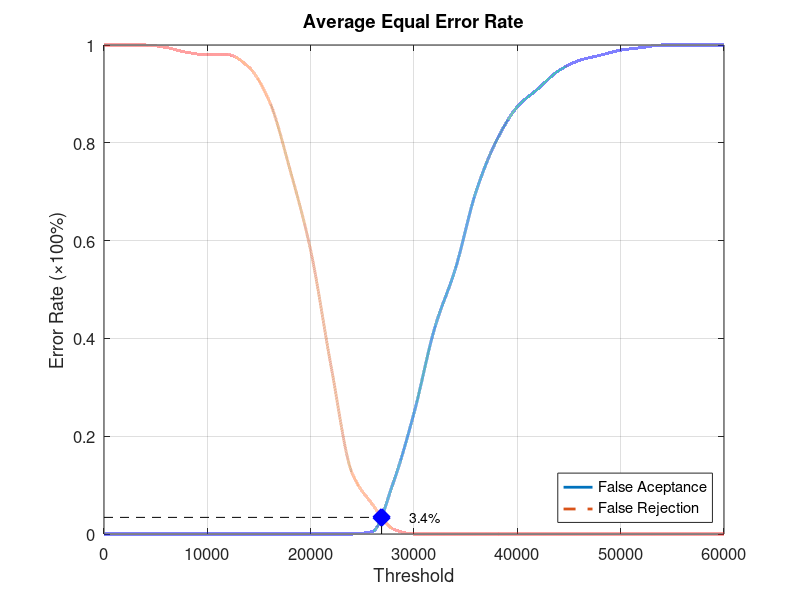
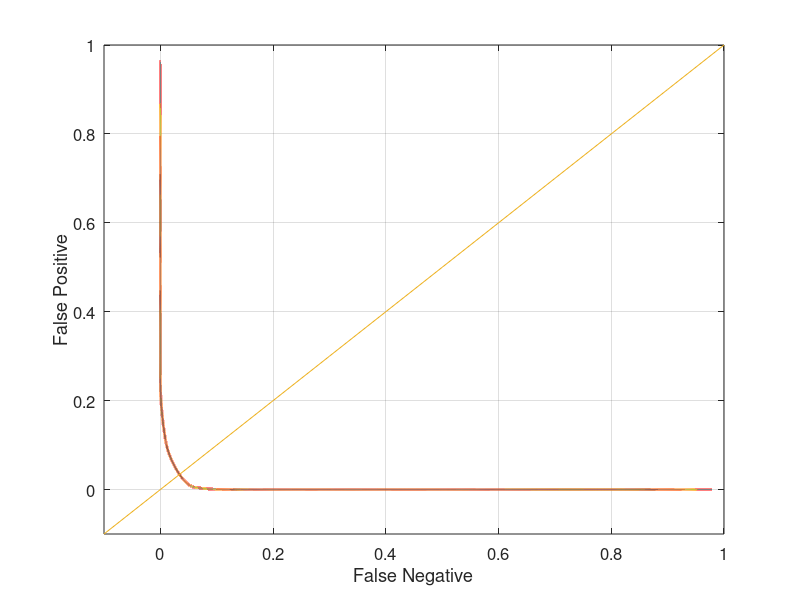

These charts were generated, in order, by the following MATLAB code:
function yEER = Database4_4
close all;
clear;
clc;
x = 0:2000:60000;
xq = 0:0.5:60000;

y0 = [0 0 0 0 0 0 0 0 0 0 0 0 0 0.00526316 0.105263 0.247368 0.421053 0.542105 0.7 0.805263 0.873684 0.910526 0.947368 0.968421 0.978947 0.989474 0.994737 1 1 1 1];
yy0 = interp1(x, y0, xq, 'pchip');
y1 = [1 1 1 0.995 0.985 0.98 0.98 0.955 0.885 0.745 0.58 0.34 0.125 0.06 0.01 0 0 0 0 0 0 0 0 0 0 0 0 0 0 0 0];
yy1 = interp1(x, y1, xq, 'pchip');

% Calculating EER: 
y2 = abs(y0 - y1);
find(y2 == min(y2))
yy2 = abs(yy0 - yy1);
xEER = find(yy2 == min(yy2));
xEERIndex = xq(xEER) % X-axis EER
yEER = yy0(xEER) % Y-axis EER

main = figure
plot(xq, yy0,'-','LineWidth', 2);	hold on
plot(xq, yy1,'--','LineWidth', 2);	hold on
plot([xEERIndex xEERIndex], [0 yEER], 'k--');	hold on
plot([0 xEERIndex], [yEER yEER], 'k--');	hold on
plot(xEERIndex, yEER, 'bx', 'LineWidth', 10);	hold on
text(xEERIndex + 10 * xEERIndex / 100, yEER, [num2str(round((10000 * yEER)) / 100) '%'])
legend('False Aceptance', 'False Rejection', 'Location', 'SouthEast')
xlabel('Threshold')
ylabel('Error Rate (\times100%)')
title('Average Equal Error Rate')
set(gca, 'FontSize', 12)
axis([0 60000 0 1])
grid on

print(main, 'Database4_4Main', '-dpng');
FNRxFPR = figure('Color', [1 1 1]);
plot(yy1, yy0, '-', yy1, yy0, 'LineWidth', 2);
hold on
y = -0.1:0.1:1
plot(y, y); 
set(gca, 'FontSize', 12)
xlabel('False Negative')
ylabel('False Positive')
axis([-0.1 1 -0.1 1])
set(gca, 'FontSize', 12)
grid on

print(FNRxFPR, 'Database4_4FNRxFPR','-dpng');
end
